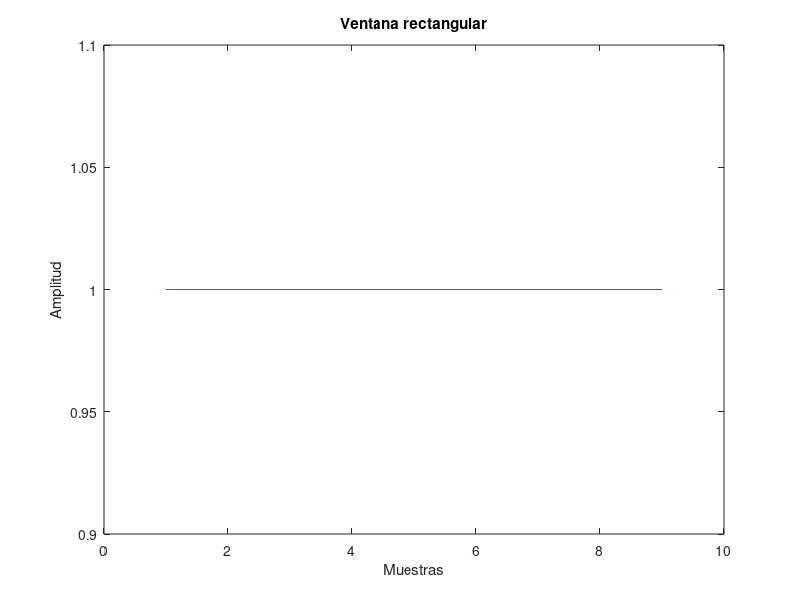
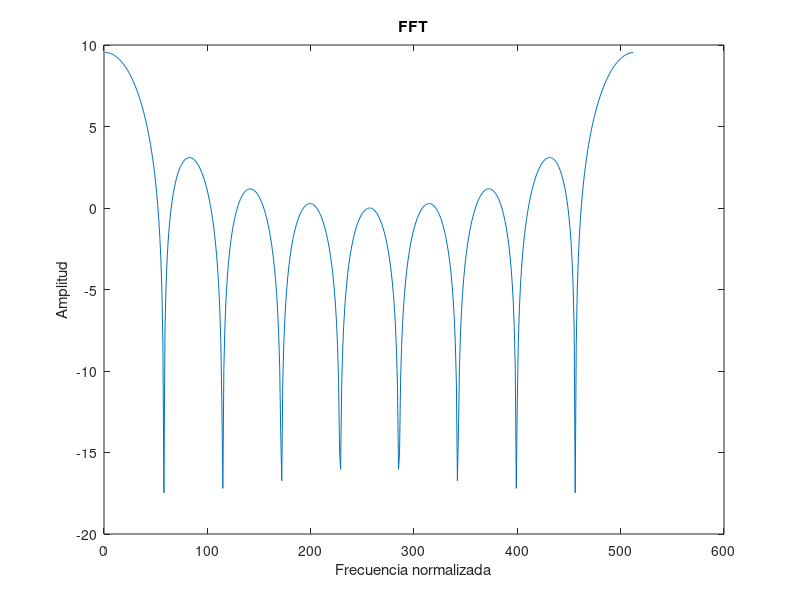

The MATLAB source for these figures, in order:
%VENTANA RECTANGULAR%
ventana1 = ones (1,9);
%MUESTRA DE LA GRÁFICA%
figure;
plot(ventana1);
xlabel('Muestras');
ylabel('Amplitud');
title('Ventana rectangular');

%CÁLCULO DE 512 MUESTRAS DE LA VENTANA RECTANGULAR%
transformada1 = fft (ventana1, 512);
trans1 = 10*log10(abs(transformada1));
%MUESTRA DE LA GRÁFICA%
figure;
plot(trans1);
xlabel('Frecuencia normalizada');
ylabel('Amplitud');
title('FFT');